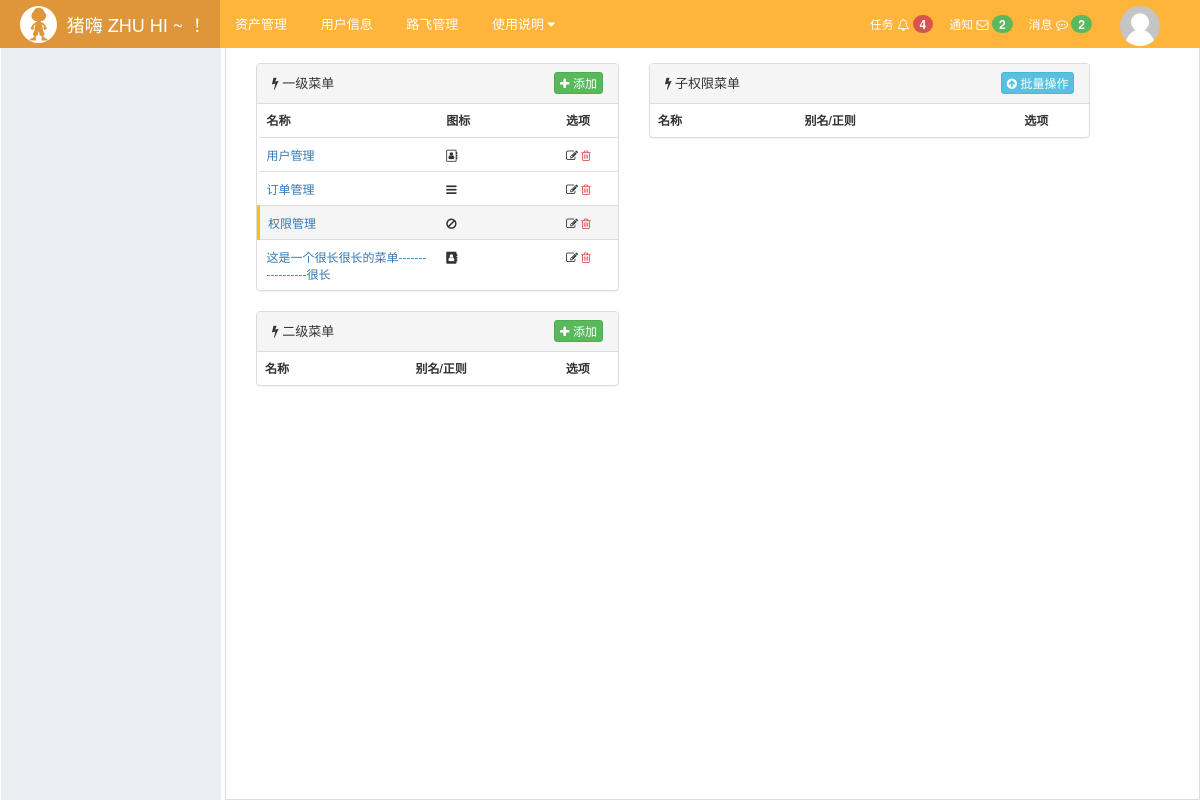
The page /rbac/menu/list/?mid=3 on the database as committed earlier.
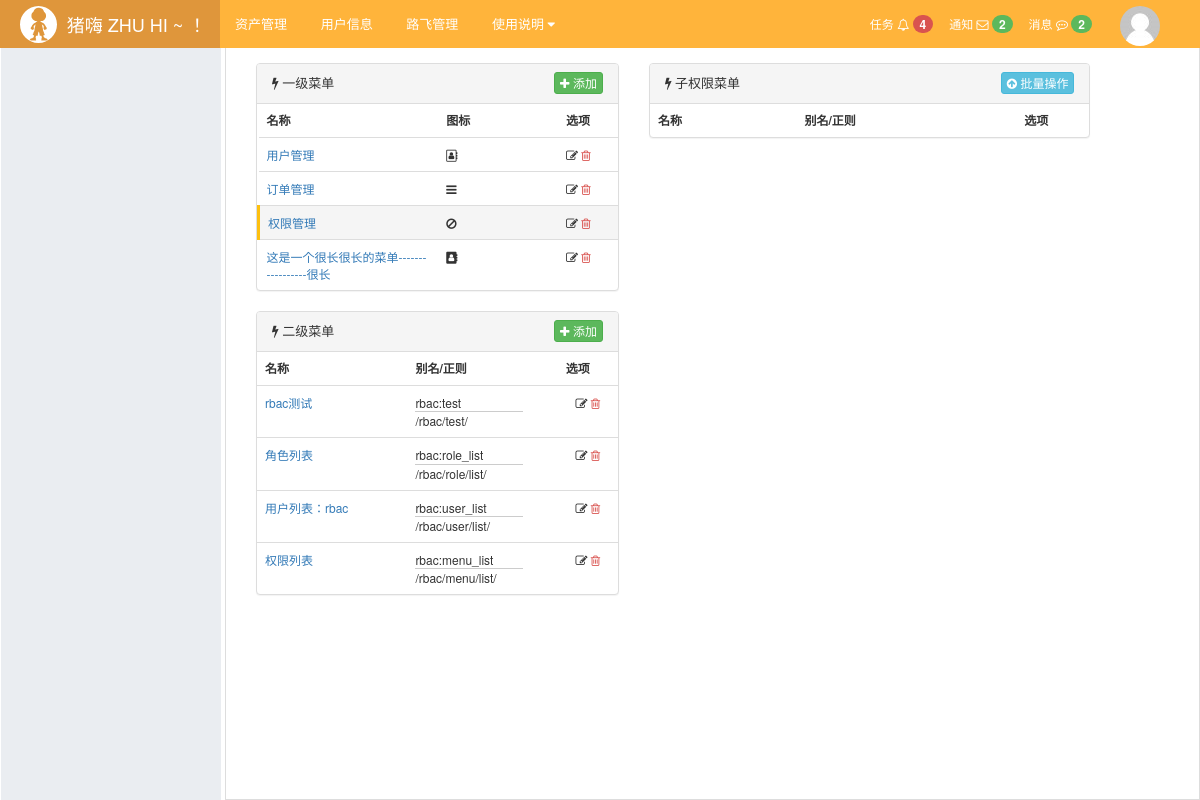
The same page on the database as committed later.
### rbac/models.py (models this page shows, shortened)
class Menu(models.Model):
    title = models.CharField(max_length=32,unique=True,verbose_name='菜单标题')
    icon = models.CharField(max_length=32,verbose_name='菜单图标')

class Permission(models.Model):
    title = models.CharField(max_length=32,unique=True,verbose_name='权限标题')
    url = models.CharField(max_length=128,verbose_name='url正则表达式')
    name = models.CharField(max_length=32,unique=True,verbose_name='别名',help_text='与url别名相同，可用于反向解析')
    menu = models.ForeignKey(to='Menu',to_field='id',null=True,blank=True,on_delete=models.PROTECT,
                             verbose_name='所属菜单',help_text='null 表示不属于任何菜单，否则属于一个菜单')
    pid = models.ForeignKey(to='self',related_name='parent',null=True,blank=True,verbose_name='关联权限',
                            help_text='例如：用户删除权限不能做菜单，但是点击这个选项，会使得用户列表这个菜单处于被激活状态',
                            on_delete=models.PROTECT)

### rbac/views/menu.py (the view)
def menu_list(request):
    menus = Menu.objects.all().values() # 1
    menu_id = request.GET.get('mid')
    parent_id = request.GET.get('pid')
    menu2s = Permission.objects.filter(menu_id= menu_id).values() # 2
    permissions = Permission.objects.filter(pid_id=parent_id).values() # 3
    if not menu_id:
        menu2s = None
    else:
        for m1 in menus:
            print(m1)
            if m1['id'] == int(menu_id):
                m1['class'] = 'active'
    if not parent_id:
        permissions = None
    else:
        for m2 in menu2s:
            if m2['id'] == int(parent_id):
                m2['class'] = 'active'
    return render(request, 'rbac/menu_list.html',
                  {'menus': menus, 'menu2s': menu2s,
                   'permissions': permissions,
                   'request': request,
                   'mid': menu_id,
                   'pid': parent_id}
                  )

### rbac/service/my_tools.py (called while the page is built)
def bypass(func):
    def bypassed_func(*args,**kwargs):
        print('func %s is bypassed for testing...'%func)
        return None
    return bypassed_func

### rbac/service/url_pack.py (called while the page is built)
def url_param_pack(request, name,*args,**kwargs):
    url = reverse(name, args=args, kwargs=kwargs)
    params = QueryDict(mutable=True)
    if not request.GET:
        return url
    params_pack = request.GET.urlencode()
    params['_anchor'] = params_pack
    return url + '?' + params.urlencode()

### rbac/templatetags/rbac_tags.py (called while the page is built)
@register.simple_tag
def url_param_pack(request, name,*args,**kwargs):
    from rbac.service import url_pack
    return url_pack.url_param_pack(request, name, *args, **kwargs)

### rbac/templates/rbac/menu_list.html (shortened to what this page needs)
{% extends 'layout.html' %}
{% load rbac_tags %}
{% block content %}
    <div class="luffy-container">
        <div class="col-xs-5">
            <div class="panel panel-default menu">
                <div class="panel-heading">
                    <span><i class="fa fa-bolt" aria-hidden="true"></i> 一级菜单</span>
                    <a href="{% url_param_pack request 'rbac:menu_add' %}" class="btn btn-success btn-xs pull-right" style="margin-top: -2px">
                        <i class="fa fa-plus"></i> 添加</a>
                </div>
                <table class="table table-hover">
                    <tr>
                        <th class="col-sm-6">名称</th>
                        <th class="col-sm-4">图标</th>
                        <th class="col-sm-2">选项</th>
                    </tr>
                    {% for menu in menus %}
                        <tr class="{{ menu.class }}">
                            <td><a href="{% url 'rbac:menu_list' %}?mid={{ menu.id }}">{{ menu.title }}</a></td>
                            <td><i class="fa {{ menu.icon }}"></i></td>
                            <td>
                                <a style="color: #333333;" href="{% url_param_pack request 'rbac:menu_edit' menu.id %}">
                                    <i class="fa fa-edit" aria-hidden="true"></i></a>
                                <a style="color: #d9534f;" href="{% url_param_pack request 'rbac:menu_del' menu.id %}"><i class="fa fa-trash-o"></i></a>
                            </td>
                        </tr>
                    {% endfor %}
                </table>
            </div>
            <div class="panel panel-default menu2">
                <div class="panel-heading">
                    <span><i class="fa fa-bolt" aria-hidden="true"></i> 二级菜单</span>
                    {% if mid is not None %}
                        <a href="{% url_param_pack request 'rbac:second_menu_add' menu_id=mid %}" class="btn btn-success btn-xs pull-right" style="margin-top: -2px">
                            <i class="fa fa-plus"></i> 添加</a>
                    {% endif %}
                </div>
                <table class="table table-hover">
                    <tr>
                        <th class="col-sm-5">名称</th>
                        <th style="text-align:left" class="col-sm-5">别名/正则</th>
                        <th class="col-sm-2">选项</th>
                    </tr>
                    {% for menu2 in menu2s %}
                        <tr class="{{ menu2.class }}">
                            <td><a href="?mid={{ menu2.menu_id }}&pid={{ menu2.id }}">{{ menu2.title }}</a></td>
                            <td><span>{{ menu2.name }}</span><br><span style="border-top: #cccccc solid 1px;width: 80%;display: inline-block">{{ menu2.url }}</span></td>
                            <td style="text-align:center">
                                <a style="color: #333333;" href="{% url_param_pack request 'rbac:second_menu_edit' menu2.id %}">
                                    <i class="fa fa-edit" aria-hidden="true"></i></a>
                                <a style="color: #d9534f;" href="{% url_param_pack request 'rbac:second_menu_del' menu2.id %}"><i class="fa fa-trash-o"></i></a>
                            </td>
                        </tr>
                    {% endfor %}
                </table>
            </div>
        </div>
        <div class="col-md-6">
            <div class="panel panel-default menu3">
                <div class="panel-heading">
                    <span><i class="fa fa-bolt" aria-hidden="true"></i> 子权限菜单</span>
                <div class="btn-group pull-right" role="group" aria-label="...">
                        <a href="{% url_param_pack request 'rbac:multi_permissions'%}" class="btn btn-info btn-xs" style="margin-top: -2px">
                                    <i class="fa fa-arrow-circle-up"></i> 批量操作</a>
                </div>
                </div>
                <table class="table table-hover">
                    <tr>
                        <th class="col-sm-4">名称</th>
                        <th style="text-align:left" class="col-sm-6">别名/正则</th>
                        <th class="col-sm-2">选项</th>
                    </tr>
                </table>
            </div>
        </div>
    </div>
{% endblock %}

### web/templates/layout.html (shortened to what this page needs)
{% load staticfiles %}
{% load rbac_tags %}
<!DOCTYPE html>
<html lang="en">
<head>
    <link rel="stylesheet" href="{% static 'plugins/bootstrap/css/bootstrap.css' %} "/>
    <link rel="stylesheet" href="{% static 'plugins/font-awesome/css/font-awesome.css' %} "/>
    <link rel="stylesheet" href="{% static 'css/commons.css' %} "/>
    <link rel="stylesheet" href="{% static 'css/nav.css' %} "/>
</head>
<body>
<div class="pg-header">
    <div class="nav">
        <div class="logo-area left">
            <a href="#">
                <img class="logo" src="{% static 'imgs/logo.svg' %}">
                <span style="font-size: 18px;">猪嗨 ZHU HI ~ ！</span>
            </a>
        </div>
        <div class="left-menu left">
            <a class="menu-item">资产管理</a>
            <a class="menu-item">用户信息</a>
            <a class="menu-item">路飞管理</a>
            <div class="menu-item">
                <span>使用说明</span>
                <i class="fa fa-caret-down" aria-hidden="true"></i>
            </div>
        </div>
        <div class="right-menu right clearfix">
            <div class="user-info right">
                <a href="#" class="avatar">
                    <img class="img-circle" src="{% static 'imgs/default.png' %}">
                </a>
            </div>
            <a class="user-menu right">
                消息
                <i class="fa fa-commenting-o" aria-hidden="true"></i>
                <span class="badge bg-success">2</span>
            </a>
            <a class="user-menu right">
                通知
                <i class="fa fa-envelope-o" aria-hidden="true"></i>
                <span class="badge bg-success">2</span>
            </a>
            <a class="user-menu right">
                任务
                <i class="fa fa-bell-o" aria-hidden="true"></i>
                <span class="badge bg-danger">4</span>
            </a>
        </div>
    </div>
</div>
<div class="pg-body">
    <div class="left-menu">
    </div>
    <div class="right-body">
        {% block content %} {% endblock %}
    </div>
</div>
</body>
</html>

### web/static/css/commons.css (style rules this page uses)
body { margin: 0; }
img { border: 0; }
.left { float: left; }
.right { float: right; }
.clearfix:after { clear: both; display: block; visibility: hidden; height: 0; }
.bg-danger { background-color: #d9534f !important; color: #ffffff; }
.bg-success { background-color: #5cb85c !important; color: #ffffff; }
.badge { display: inline-block; min-width: 10px; padding: 3px 7px; font-size: 12px; font-weight: bold; line-height: 1; color: #fff; text-align: center; white-space: nowrap; vertical-align: baseline; background-color: #777; border-radius: 10px; }
.img-circle { border-radius: 50%; }

### web/static/css/nav.css (style rules this page uses)
.nav { min-width: 980px; height: 48px; background-color: #ffb43b; color: #ffffff; line-height: 48px; overflow: visible; font-size: 12px; }
.nav .logo-area { width: 220px; overflow: hidden; height: 48px; text-align: center; background-color: #df963b; }
.nav .logo-area > a { color: #ffffff; text-decoration: none; display: inline-block; }
.nav .logo-area .logo { height: 37px; width: 37px; float: left; margin: 6px; margin-right: 10px; }
.nav .left-menu { font-size: 13px; }
.nav .left-menu .menu-item { display: inline-block; padding: 0 15px; cursor: pointer; position: relative; color: white; text-decoration: none; }
.nav .right-menu .user-menu { padding: 0 8px; cursor: pointer; color: white; text-decoration: none; }
.nav .right-menu .user-info { padding: 0 30px 0 10px; height: 48px; position: relative; }
.nav .right-menu .user-info .avatar { display: inline-block; padding: 0 10px; height: 48px; }

### web/templates/layout.html (style rules this page uses)
body { margin: 0; }
.pg-body > .left-menu { background-color: #EAEDF1; position: absolute; left: 1px; top: 48px; bottom: 0; width: 220px; border: 1px solid #EAEDF1; overflow: auto; }
.pg-body > .right-body { position: absolute; left: 225px; right: 0; top: 48px; bottom: 0; overflow: scroll; border: 1px solid #ddd; border-top: 0; font-size: 13px; min-width: 755px; }
.luffy-container { padding: 15px; }

### rbac/templates/rbac/menu_list.html (style rules this page uses)
tr.active { border-left: 3px solid #fdc00f; }
table { font-size: 12px; }

Rows that differ between the two databases and show on the page:
added Permission: title "rbac测试", name "rbac:test", url "/rbac/test/"
added Permission: title "角色列表", name "rbac:role_list", url "/rbac/role/list/"
added Permission: title "用户列表：rbac", name "rbac:user_list", url "/rbac/user/list/"
added Permission: title "权限列表", name "rbac:menu_list", url "/rbac/menu/list/"
